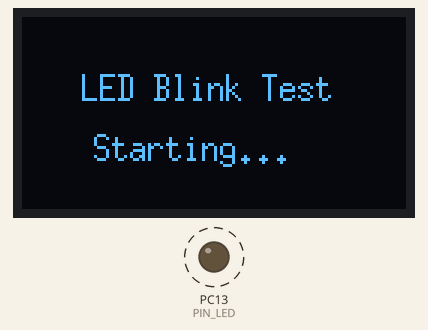
Recording of a program running on a simulated STM32 Blue Pill. Shown: 128×64 one-colour display, output pins drawn as LEDs (lit = HIGH). Dashed ring = blinking. The OLED is the two-colour kind (top 16 rows yellow).

Above: at 0.1 s.
At 0.6 s:
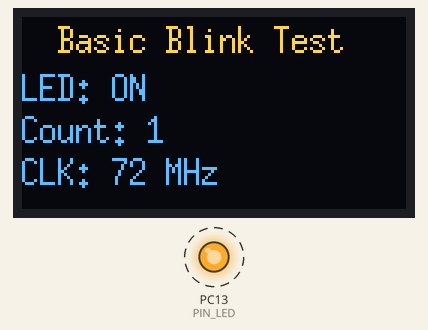
At 19.1 s:
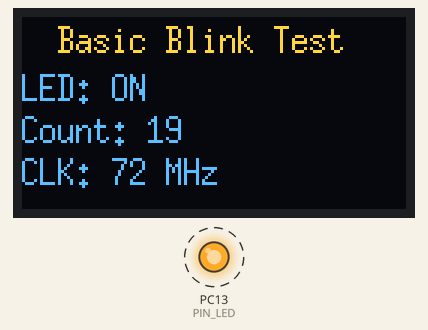
At 38.6 s:
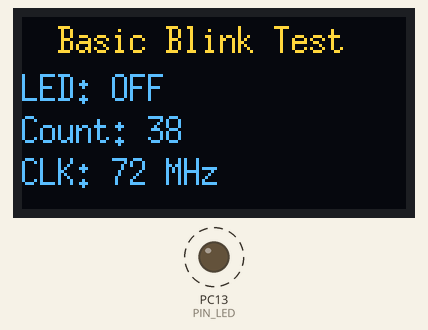
Timing chart, 0 to 40.0 s (numbered marks = the images above):
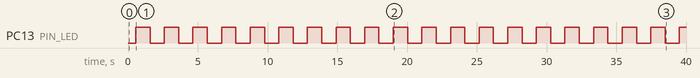

The program:

main.cpp
```cpp
#include <Arduino.h>
#include <U8g2lib.h>

// ============================================================================
//  STM32F103C8 Basic Upload Test - LED Blink + OLED
//  Verify: JLink upload, 8MHz HSE crystal, GPIO, OLED
//  LED on PC13 (HIGH = ON), blink 1s interval
//  OLED on PB3(SDA) / PB4(SCL), software I2C
//
//  Clock check:
//    72 MHz = HSE 8MHz working (8 * 9 PLL)
//    64 MHz = HSI internal RC  (8 / 2 * 16 PLL)
// ============================================================================

#define PIN_LED PC13

// OLED SSD1306 128x64, software I2C
U8G2_SSD1306_128X64_NONAME_F_SW_I2C u8g2(U8G2_R0, /* SCL=*/ PB4, /* SDA=*/ PB3, /* reset=*/ U8X8_PIN_NONE);

static uint32_t blink_count = 0;
static bool led_state = false;

void setup() {
    pinMode(PIN_LED, OUTPUT);
    digitalWrite(PIN_LED, LOW);

    // Initialize OLED
    u8g2.begin();
    u8g2.setFont(u8g2_font_6x13_tf);

    // Splash screen
    u8g2.clearBuffer();
    u8g2.drawStr(20, 28, "LED Blink Test");
    u8g2.drawStr(24, 48, "Starting...");
    u8g2.sendBuffer();
    delay(500);
}

void loop() {
    // Toggle LED
    led_state = !led_state;
    digitalWrite(PIN_LED, led_state ? HIGH : LOW);
    blink_count++;

    // Update OLED
    char buf[22];
    u8g2.clearBuffer();

    // Line 1: Title
    u8g2.drawStr(12, 12, "Basic Blink Test");

    // Line 2: LED state
    u8g2.drawStr(0, 28, led_state ? "LED: ON " : "LED: OFF");

    // Line 3: Blink count
    snprintf(buf, sizeof(buf), "Count: %lu", blink_count);
    u8g2.drawStr(0, 42, buf);

    // Line 4: System clock (72=HSE ok, 64=HSI)
    snprintf(buf, sizeof(buf), "CLK: %lu MHz", SystemCoreClock / 1000000);
    u8g2.drawStr(0, 56, buf);

    u8g2.sendBuffer();

    delay(1000);
}
```

Measured:
- by itself, PC13 (PIN_LED): alternates HIGH for 1.0 s and LOW for 1.0 s
- what the display in image 1 shows lasts 1.0 s, from 0.6 s to 1.6 s
